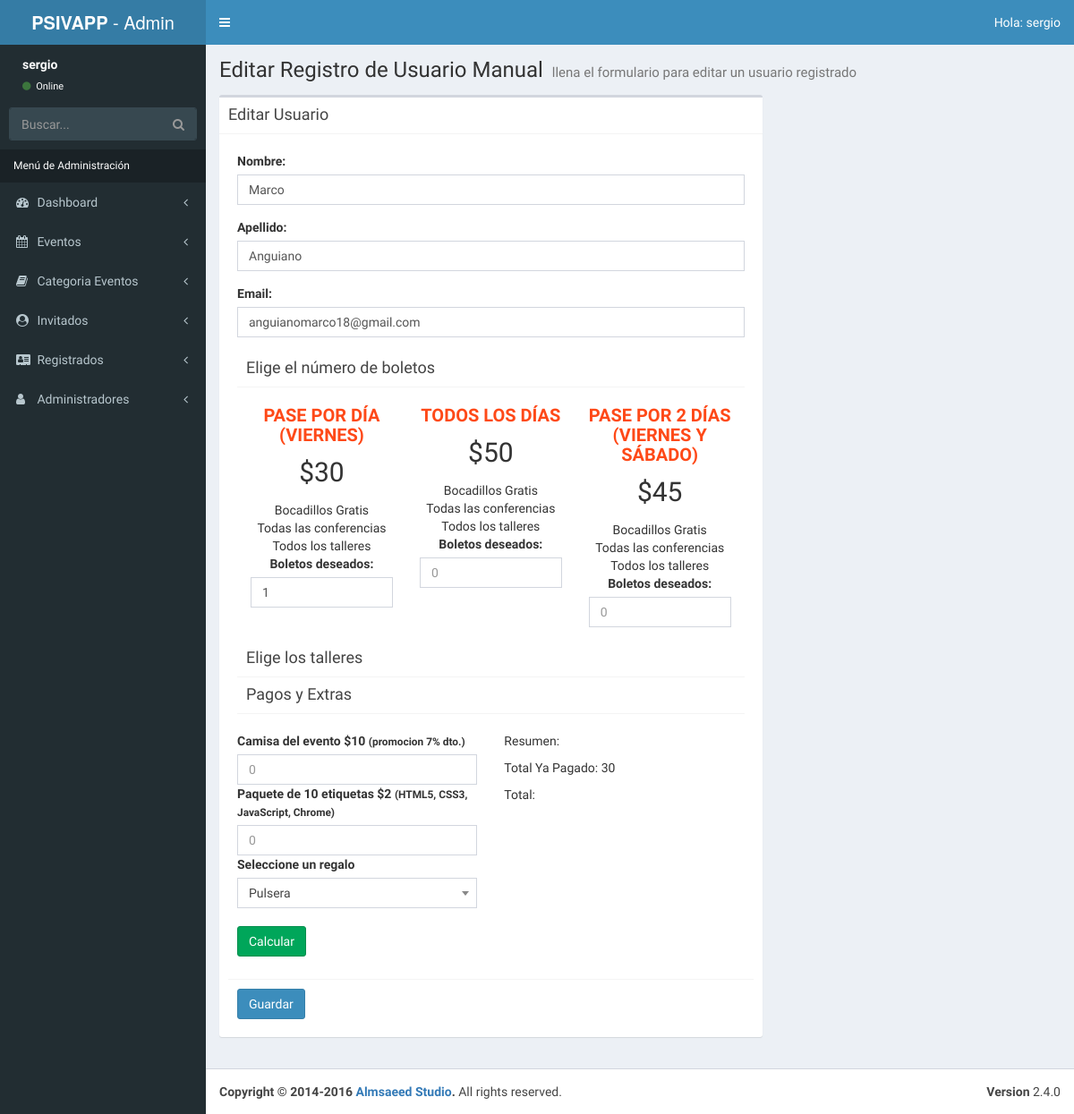
/admin/editar-registro.php?id=1 (signed in), run on an earlier commit of the app's database.
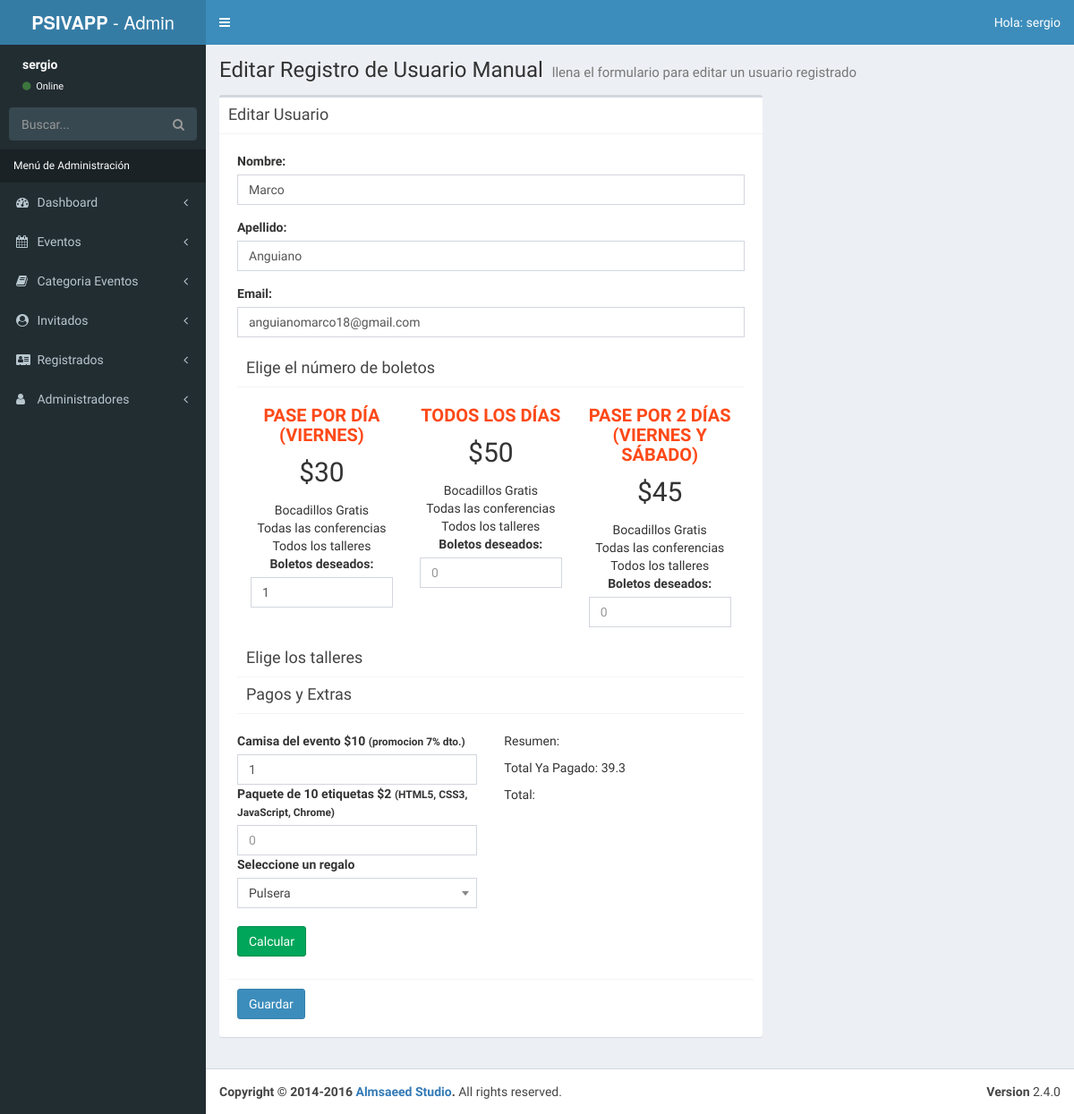
And on a later commit of the database.
### tables this page shows
CREATE TABLE `registrados` (
  `ID_Registrado` bigint(20) unsigned NOT NULL AUTO_INCREMENT,
  `nombre_registrado` varchar(50) NOT NULL,
  `apellido_registrado` varchar(50) NOT NULL,
  `email_registrado` varchar(100) NOT NULL,
  `fecha_registro` datetime NOT NULL,
  `pases_articulos` longtext NOT NULL,
  `talleres_registrados` longtext NOT NULL,
  `regalo` int(11) NOT NULL,
  `total_pagado` varchar(50) NOT NULL,
  `pagado` int(11) NOT NULL,
  PRIMARY KEY (`ID_Registrado`),
  KEY `regalo` (`regalo`),
  CONSTRAINT `registrados_ibfk_1` FOREIGN KEY (`regalo`) REFERENCES `regalos` (`ID_regalo`)
);

### admin/editar-registro.php (the view, shortened to what the changed rows need)
<?php
        $id = $_GET['id'];
        include_once 'templates/header.php';
        include_once 'funciones/funciones.php';
        include_once 'templates/barra.php';
?>
  <div class="content-wrapper">
    <section class="content-header">
      <h1>
        Editar Registro de Usuario Manual
        <small>llena el formulario para editar un usuario registrado</small>
      </h1>
    </section>
        <div class="row">
                <div class="col-md-8">
                <section class="content">
                  <div class="box">
                    <div class="box-body">
                        <?php
                            $sql = "SELECT * FROM registrados WHERE ID_Registrado = $id ";
                            $resultado = $conn->query($sql);
                            $registrado = $resultado->fetch_assoc();
                        ?>
                        <form class="editar-registrado" role="form" name="guardar-registro" id="guardar-registro" method="post" action="modelo-registrado.php">
                              <div class="box-body">
                                    <div class="form-group">
                                          <label for="nombre_registrado">Nombre:</label>
                                          <input value="<?php echo $registrado['nombre_registrado']; ?>" type="text" class="form-control" id="nombre" name="nombre" placeholder="Nombre" >
                                    </div>
                                    <div class="form-group">
                                          <label for="apellido">Apellido:</label>
                                          <input value="<?php echo $registrado['apellido_registrado']; ?>" type="text" class="form-control" id="apellido" name="apellido" placeholder="Apellido">
                                    </div>
                                    <div class="form-group">
                                          <label for="email">Email:</label>
                                          <input value="<?php echo $registrado['email_registrado']; ?>" type="email" class="form-control" id="email" name="email" placeholder="Email">
                                    </div>
                                    <?php
                                        $pedido = $registrado['pases_articulos'];
                                        $boletos = json_decode($pedido, true);
                                    ?>
                                    <div class="form-group">
                                        <div id="paquetes" class="paquetes">
                                          <ul class="lista-precios clearfix row">
                                              <li class="col-md-4">
                                                    <div class="tabla-precio text-center">
                                                        <div class="orden">
                                                            <label for="pase_dia">Boletos deseados:</label>
                                                            <input value="<?php echo $boletos['un_dia']['cantidad']; ?>" type="number" class="form-control" min="0" id="pase_dia" size="3" name="boletos[un_dia][cantidad]" placeholder="0">
                                                        </div>
                                                    </div>
                                              </li>
                                          </ul>
                                        </div>
                                    </div>
                                    <div class="form-group">
                                             <div id="resumen" class="resumen ">
                                                 <br>
                                                <div class="caja clearfix row">
                                                      <div class="extras col-md-6">
                                                            <div class="orden">
                                                                <label for="camisa_evento">Camisa del evento $10 <small>(promocion 7% dto.)</small></label>
                                                                <input value="<?php echo $boletos['camisas']; ?>" type="number" class="form-control" min="0" id="camisa_evento" name="pedido_extra[camisas][cantidad]" size="3" placeholder="0">
                                                            </div>
                                                            <br>
                                                      </div>
                                                      <div class="total col-md-6">
                                                          <p>Resumen:</p>
                                                          <p>Total Ya Pagado: <?php echo (float) $registrado['total_pagado']; ?></p>
                                                          <p>Total:</p>
                                                      </div>
                                                </div>
                                             </div>
                                    </div>
                              </div>
                        </form>
                    </div>
                  </div>
                </section>
                </div>
        </div>
  </div>
  <?php
          include_once 'templates/footer.php';
  ?>

What changed in the data, as far as the page shows it:
changed registrados "Marco": pases_articulos (not shown) → "1"; total_pagado "30" → "39.3"
